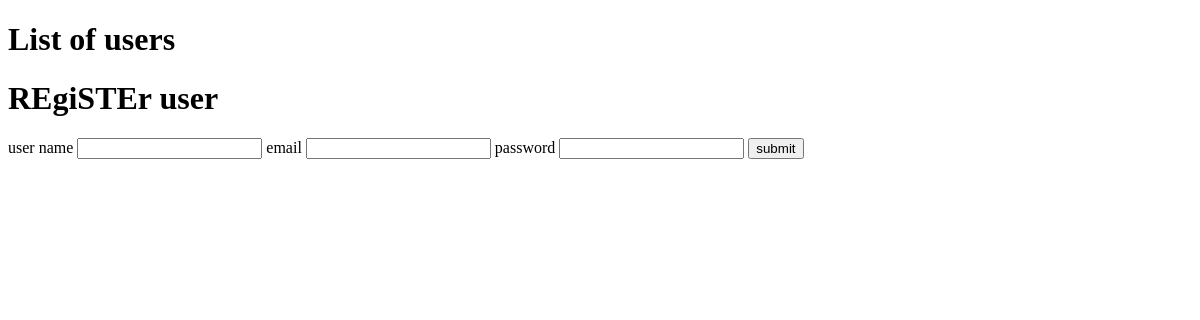
/users, run on an earlier commit of the app's database.
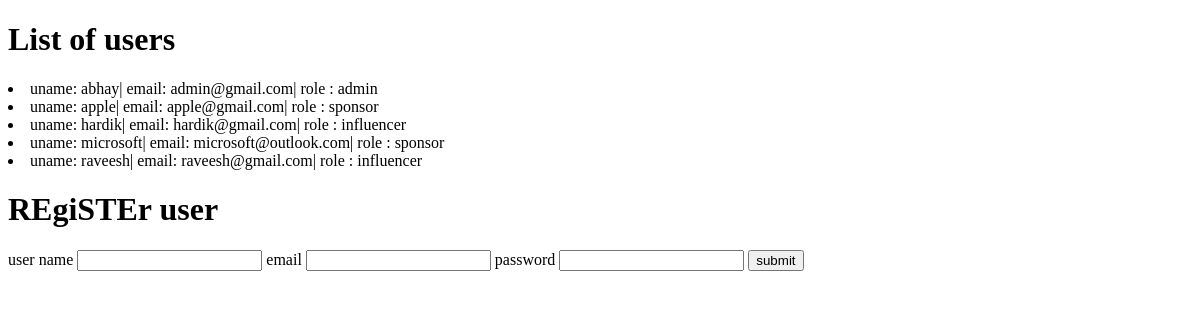
And on a later commit of the database.
### models.py (models this page shows)
class User(db.Model):
    __tablename__ = 'users'
    id = db.Column(db.Integer, autoincrement=True,primary_key=True)
    username = db.Column(db.String(100), unique=True, nullable=False)
    email = db.Column(db.String(100), unique=True, nullable=False)
    password = db.Column(db.String(200), nullable=False)
    role = db.Column(db.String(50), nullable=False)  # 'admin', 'sponsor', 'influencer'
    company_name = db.Column(db.String(100), nullable=True)
    industry = db.Column(db.String(100), nullable=True)
    budget = db.Column(db.Float, nullable=True)
    category = db.Column(db.String(100), nullable=True)
    niche = db.Column(db.String(100), nullable=True)
    reach = db.Column(db.Integer, nullable=True)

### main.py (the view, shortened to what this page needs)
@app.route("/users" ,  methods=['GET','POST'])
def list_user():
    if request.method == "GET":
        users =User.query.all()
        return render_template("user_list.html", users=users)

### templates/user_list.html (shortened to what this page needs)
<!DOCTYPE html>
<html lang="en">
  <head>
  </head>
  <body>
    <h1>List of users</h1>
    {% for user in users: %}
    <li>
      uname: {{user.username}}| email: {{user.email}}| role : {{user.role}}
    </li>
    {% endfor %}
    <div class="conatainer-fluid">
      <div class="roow">
        <h1>REgiSTEr user</h1>
      </div>
      <div class="row">
        <form action="/users" method="POST">
          <label for="user_name" name="username" id="user_name"
            >user name</label
          >
          <input type="text" name="username" id="user_name" />
          <label for="email">email</label>
          <input type="email" name="email" id="email" />
          <label for="password" name="password" id="password">password</label>
          <input type="password" name="password" id="password" />
          <input type="submit" value="submit" />
        </form>
      </div>
    </div>
  </body>
</html>

What changed in the data, as far as the page shows it:
added User: username "abhay", email "admin@gmail.com", role "admin"
added User: username "apple", email "apple@gmail.com", role "sponsor"
added User: username "hardik", email "hardik@gmail.com", role "influencer"
added User: username "microsoft", email "microsoft@outlook.com", role "sponsor"
added User: username "raveesh", email "raveesh@gmail.com", role "influencer"
